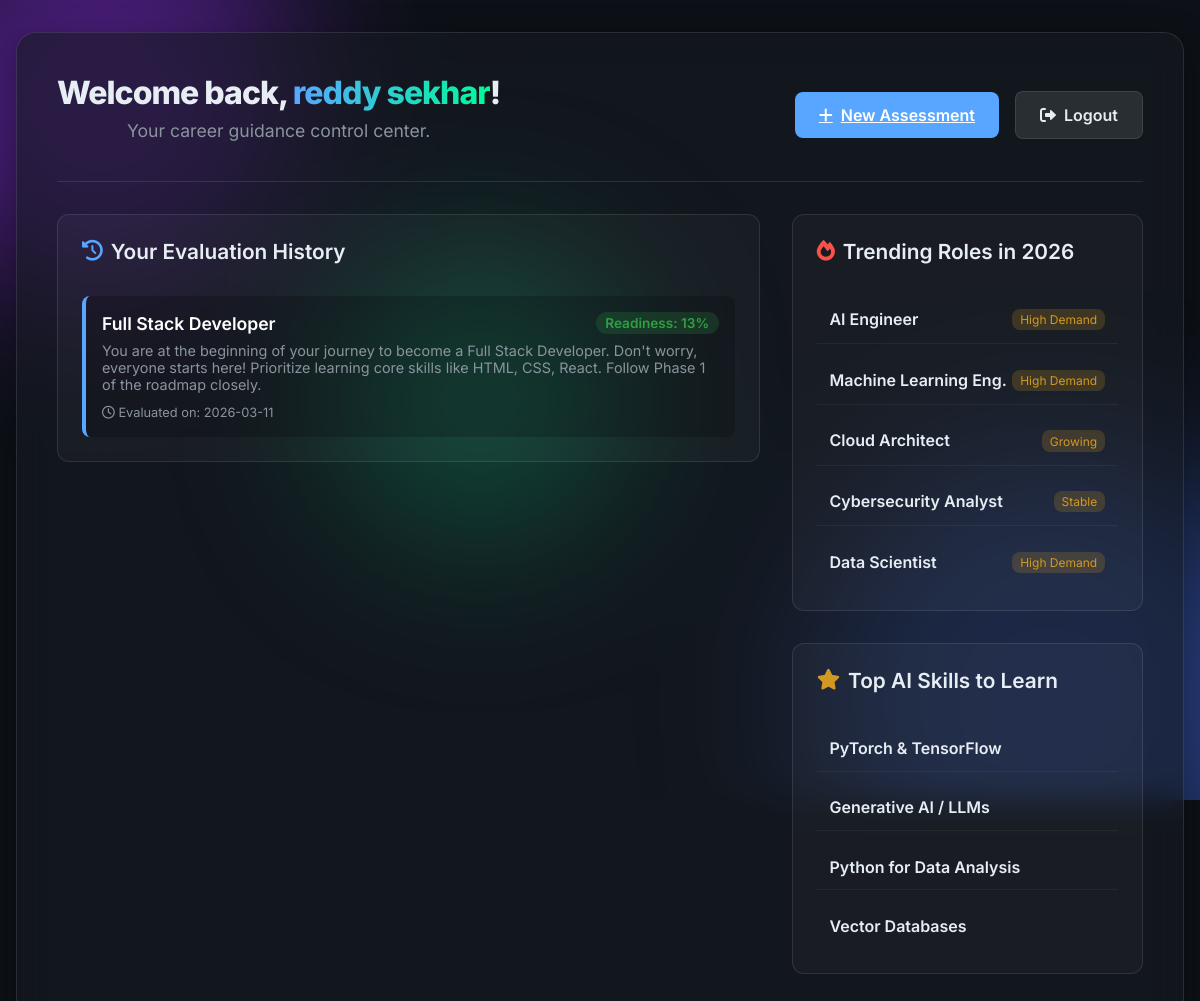
/dashboard (signed in), run on the app's committed database.
### tables this page shows
CREATE TABLE evaluations (
            id INTEGER PRIMARY KEY AUTOINCREMENT,
            user_id INTEGER,
            role_name TEXT,
            readiness_score INTEGER,
            matched_skills TEXT,
            missing_skills TEXT,
            roadmap TEXT,
            feedback TEXT,
            created_at TIMESTAMP DEFAULT CURRENT_TIMESTAMP,
            FOREIGN KEY (user_id) REFERENCES users (id)
        );

### app.py (the view)
@app.route('/dashboard')
def dashboard():
    if 'user_id' not in session:
        return redirect(url_for('index'))
    conn = get_db_connection()
    evaluations = conn.execute(
        'SELECT * FROM evaluations WHERE user_id = ? ORDER BY created_at DESC',
        (session['user_id'],)
    ).fetchall()
    conn.close()
    return render_template('dashboard.html', name=session['user_name'], evaluations=evaluations)

### app.py (called while the page is built)
def get_db_connection():
    conn = sqlite3.connect('career.db')
    conn.row_factory = sqlite3.Row
    return conn

### templates/dashboard.html (shortened to what this page needs)
<!DOCTYPE html>
<html lang="en">
<head>
    <link rel="stylesheet" href="https://cdnjs.cloudflare.com/ajax/libs/font-awesome/6.0.0/css/all.min.css">
    <link rel="stylesheet" href="/static/style.css">
</head>
<body>
    <div class="background-shapes">
        <div class="shape shape-1"></div>
        <div class="shape shape-2"></div>
        <div class="shape shape-3"></div>
    </div>
    <div class="container glass-panel" style="max-width: 1200px;">
        <header class="dashboard-header">
            <div class="user-greeting">
                <h1>Welcome back, <span class="highlight">{{ name }}</span>!</h1>
                <p class="subtitle">Your career guidance control center.</p>
            </div>
            <div class="nav-actions">
                <a href="/assessment" class="btn"><i class="fas fa-plus"></i> New Assessment</a>
                <a href="/logout" class="btn-secondary" style="text-decoration: none;"><i class="fas fa-sign-out-alt"></i> Logout</a>
            </div>
        </header>
        <main class="dashboard-grid">
            <div class="main-column">
                <section class="panel">
                    <h2><i class="fas fa-history" style="color: var(--accent);"></i> Your Evaluation History</h2>
                    {% if evaluations %}
                        <ul class="history-list">
                            {% for eval in evaluations %}
                            <li class="history-item">
                                <div class="history-header">
                                    <span class="history-role">{{ eval.role_name }}</span>
                                    <span class="history-score">Readiness: {{ eval.readiness_score }}%</span>
                                </div>
                                <p style="font-size: 0.9rem; margin-bottom: 0.5rem;">{{ eval.feedback }}</p>
                                <span class="history-date"><i class="far fa-clock"></i> Evaluated on: {{ eval.created_at[:10] }}</span>
                            </li>
                            {% endfor %}
                        </ul>
                    {% endif %}
                </section>
            </div>
            <div class="side-column">
                <section class="panel">
                    <h2><i class="fas fa-fire" style="color: var(--danger);"></i> Trending Roles in 2026</h2>
                    <ul class="trend-list">
                        <li class="trend-item">
                            <span class="trend-name">AI Engineer</span>
                            <span class="trend-badge">High Demand</span>
                        </li>
                        <li class="trend-item">
                            <span class="trend-name">Machine Learning Eng.</span>
                            <span class="trend-badge">High Demand</span>
                        </li>
                        <li class="trend-item">
                            <span class="trend-name">Cloud Architect</span>
                            <span class="trend-badge">Growing</span>
                        </li>
                        <li class="trend-item">
                            <span class="trend-name">Cybersecurity Analyst</span>
                            <span class="trend-badge">Stable</span>
                        </li>
                        <li class="trend-item">
                            <span class="trend-name">Data Scientist</span>
                            <span class="trend-badge">High Demand</span>
                        </li>
                    </ul>
                </section>
                <section class="panel">
                    <h2><i class="fas fa-star" style="color: var(--warning);"></i> Top AI Skills to Learn</h2>
                    <ul class="trend-list">
                        <li class="trend-item">
                            <span class="trend-name">PyTorch & TensorFlow</span>
                        </li>
                        <li class="trend-item">
                            <span class="trend-name">Generative AI / LLMs</span>
                        </li>
                        <li class="trend-item">
                            <span class="trend-name">Python for Data Analysis</span>
                        </li>
                        <li class="trend-item">
                            <span class="trend-name">Vector Databases</span>
                        </li>
                    </ul>
                </section>
            </div>
        </main>
    </div>
</body>
</html>

### static/style.css (style rules this page uses)
:root { --bg-color: #0d1117; --text-primary: #e6edf3; --text-secondary: #8b949e; --accent: #58a6ff; --accent-hover: #1f6feb; --success: #2ea043; --warning: #d29922; --danger: #f85149; --glass-bg: rgba(22, 27, 34, 0.6); --glass-border: rgba(255, 255, 255, 0.1); --glass-shadow: 0 8px 32px 0 rgba(0, 0, 0, 0.37); --gradient-1: #8a2be2; --gradient-2: #4169e1; --gradient-3: #00fa9a; }
* { margin: 0; padding: 0; box-sizing: border-box; font-family: 'Inter', sans-serif; }
body { background-color: var(--bg-color); color: var(--text-primary); min-height: 100vh; display: flex; justify-content: center; align-items: center; overflow-x: hidden; position: relative; padding: 2rem 1rem; }
.background-shapes { position: fixed; top: 0; left: 0; width: 100vw; height: 100vh; z-index: -1; overflow: hidden; }
.shape { position: absolute; border-radius: 50%; filter: blur(80px); opacity: 0.5; animation: float 20s infinite ease-in-out alternate; }
.shape-1 { width: 400px; height: 400px; background: var(--gradient-1); top: -100px; left: -100px; }
.shape-2 { width: 500px; height: 500px; background: var(--gradient-2); bottom: -150px; right: -100px; animation-delay: -5s; }
.shape-3 { width: 300px; height: 300px; background: var(--gradient-3); top: 50%; left: 40%; transform: translate(-50%, -50%); animation-delay: -10s; }
.container { width: 100%; max-width: 900px; margin: 0 auto; padding: 2.5rem; border-radius: 20px; background: var(--glass-bg); backdrop-filter: blur(16px); -webkit-backdrop-filter: blur(16px); border: 1px solid var(--glass-border); box-shadow: var(--glass-shadow); transition: all 0.4s ease; }
header { text-align: center; margin-bottom: 3rem; }
header h1 { font-size: 2.5rem; font-weight: 800; letter-spacing: -1px; }
.highlight { background: linear-gradient(90deg, var(--accent), var(--gradient-3)); -webkit-background-clip: text; -webkit-text-fill-color: transparent; }
.subtitle { color: var(--text-secondary); font-size: 1.1rem; margin-top: 0.5rem; }
h2 { font-size: 1.5rem; font-weight: 600; margin-bottom: 1.5rem; border-bottom: 1px solid var(--glass-border); padding-bottom: 0.5rem; }
p { margin-bottom: 1rem; color: var(--text-secondary); }
.btn, .btn-secondary { padding: 0.8rem 1.5rem; border-radius: 8px; font-weight: 600; cursor: pointer; transition: all 0.3s ease; border: none; display: flex; align-items: center; gap: 0.5rem; }
.btn { background: var(--accent); color: #fff; }
.btn-secondary { background: rgba(255, 255, 255, 0.1); color: var(--text-primary); border: 1px solid var(--glass-border); }

### templates/dashboard.html (style rules this page uses)
.dashboard-header { display: flex; justify-content: space-between; align-items: center; border-bottom: 1px solid var(--glass-border); padding-bottom: 1.5rem; margin-bottom: 2rem; }
.user-greeting h1 { font-size: 2rem; margin-bottom: 0.2rem; }
.nav-actions { display: flex; gap: 1rem; align-items: center; }
.dashboard-grid { display: grid; grid-template-columns: 2fr 1fr; gap: 2rem; }
.panel { background: rgba(255, 255, 255, 0.03); border: 1px solid var(--glass-border); border-radius: 12px; padding: 1.5rem; margin-bottom: 2rem; }
.panel h2 { font-size: 1.3rem; margin-bottom: 1.5rem; border-bottom: none; display: flex; align-items: center; gap: 0.5rem; }
.history-list { list-style: none; display: flex; flex-direction: column; gap: 1rem; }
.history-item { padding: 1rem; background: rgba(0,0,0,0.2); border-radius: 8px; border-left: 4px solid var(--accent); transition: 0.3s; }
.history-header { display: flex; justify-content: space-between; align-items: center; margin-bottom: 0.5rem; }
.history-role { font-weight: 600; font-size: 1.1rem; color: #fff; }
.history-score { background: rgba(46, 160, 67, 0.2); color: var(--success); padding: 0.2rem 0.6rem; border-radius: 12px; font-weight: 600; font-size: 0.85rem; }
.history-date { font-size: 0.8rem; color: var(--text-secondary); }
.trend-list { list-style: none; display: flex; flex-direction: column; gap: 0.8rem; }
.trend-item { display: flex; justify-content: space-between; padding: 0.8rem; border-bottom: 1px solid rgba(255,255,255,0.05); }
.trend-item:last-child { border-bottom: none; }
.trend-name { font-weight: 600; }
.trend-badge { background: rgba(210, 153, 34, 0.2); color: var(--warning); font-size: 0.75rem; padding: 0.2rem 0.5rem; border-radius: 8px; }

### data on the page
evaluations: role_name "Full Stack Developer", readiness_score "13", feedback "You are at the beginning of your journey to become a Full Stack Developer. Don't worry, everyone starts here! Prioritize learning core skills like HTML, CSS, React. Follow Phase 1 of the roadmap closely.", created_at "2026-03-11"

### other printed values
{{ name }} "reddy sekhar"
